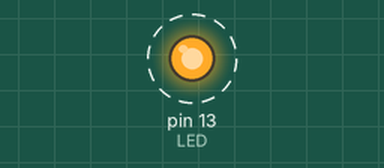
This sketch was run on a simulated Arduino Uno, built with avr-gcc and run on an emulated ATmega328P. On the bench: output pins drawn as LEDs (lit = HIGH). Dashed ring = blinking.

Above: at 0.05 s.
Timing chart, 0 to 3.0 s (numbered marks = the images above):
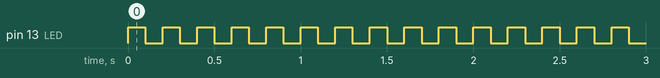

The sketch:

Pin13_LED.ino
```cpp
/* Roshan Jaiswal-Ferri Aero 220
Activity #1 : LED Blink
Will blink an external LED
Created January 25 2024
*/
const int LED = 13;
void setup() {
  // put your setup code here, to run once:
  pinMode(LED,OUTPUT);
}

void loop() {
  // put your main code here, to run repeatedly:
  for (int i=100; i<=1000; i+i+100)  {
    digitalWrite(LED,HIGH);
    delay(i);
    digitalWrite(LED,LOW);
    delay(i);
  }
}
```

Measured:
- by itself, pin 13 (LED): alternates HIGH for 0.10 s and LOW for 0.10 s
